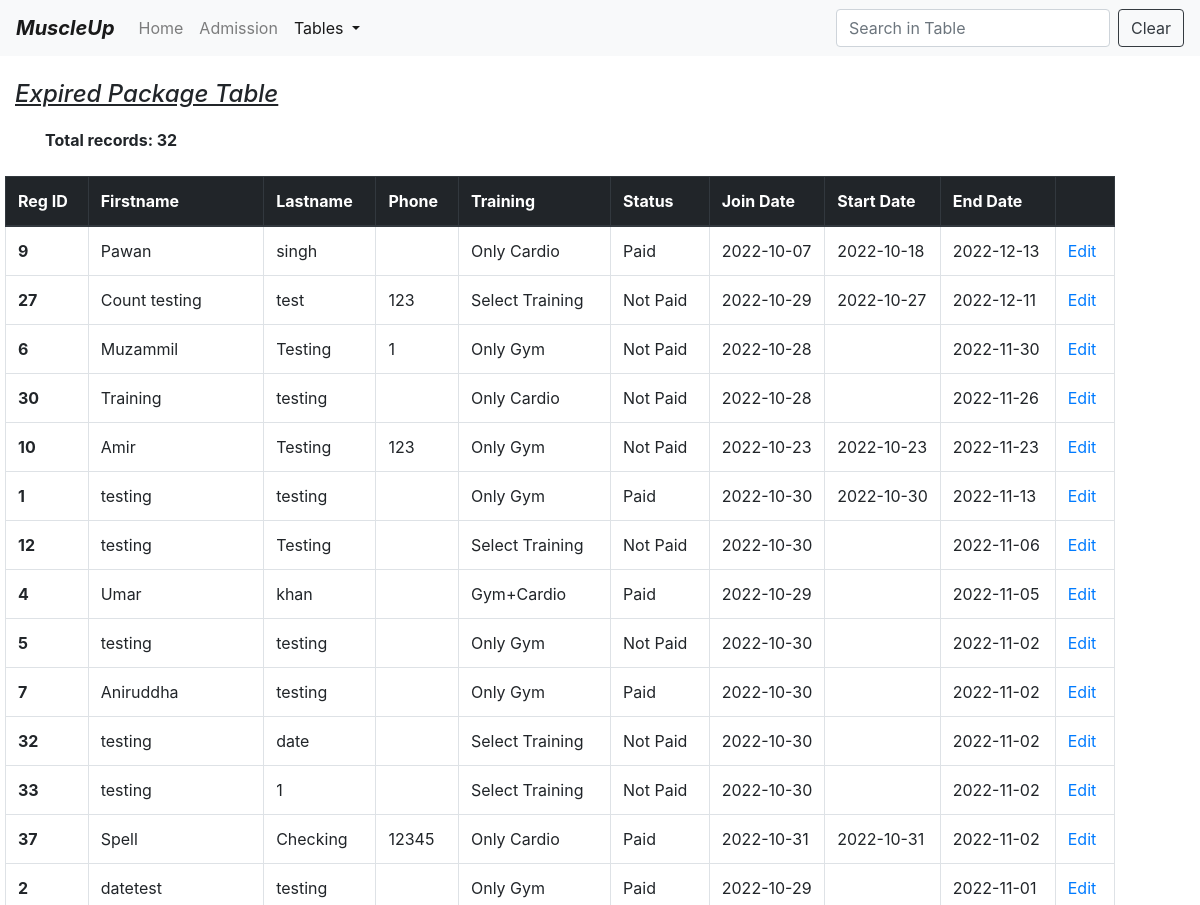
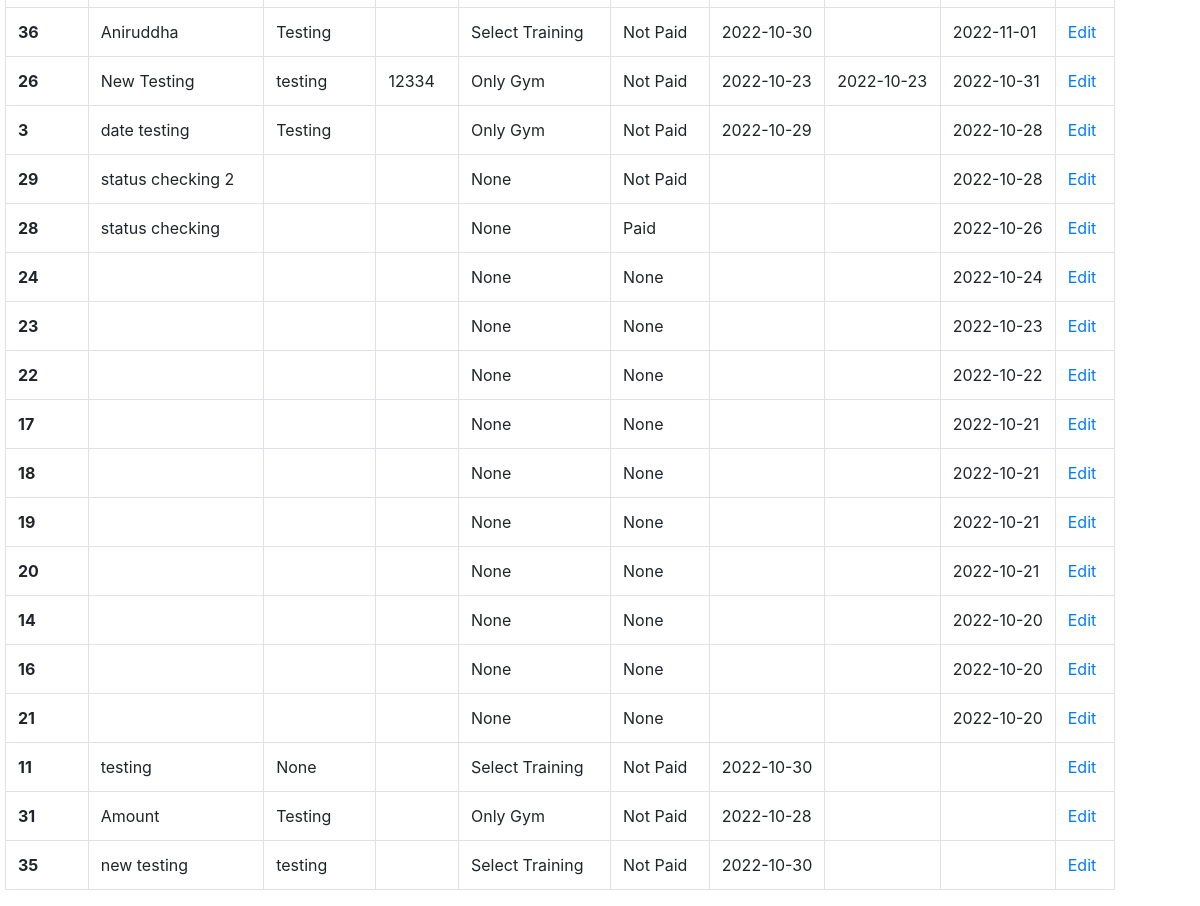
The app's page /expiryTable (signed in), older data (2 pictures, top to bottom).
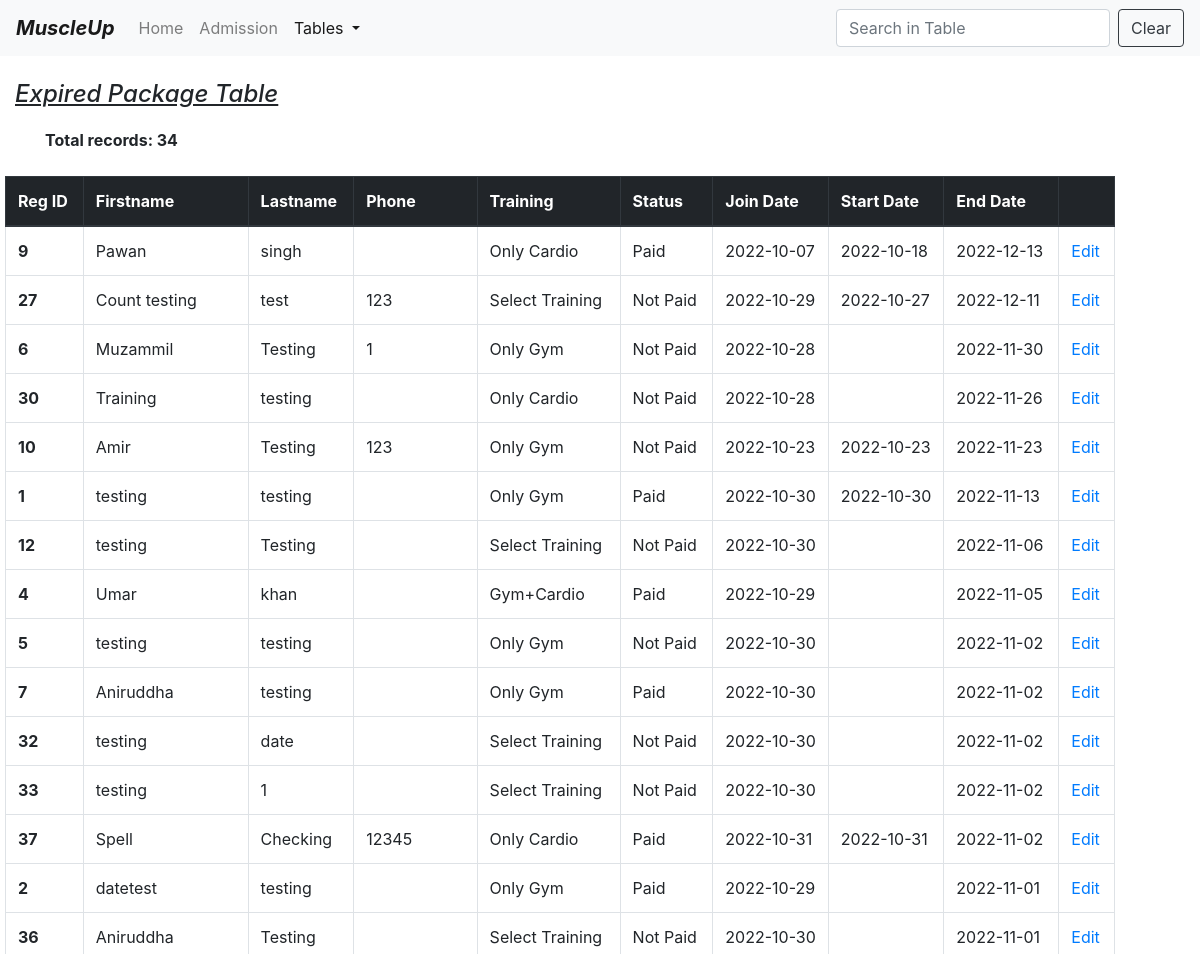
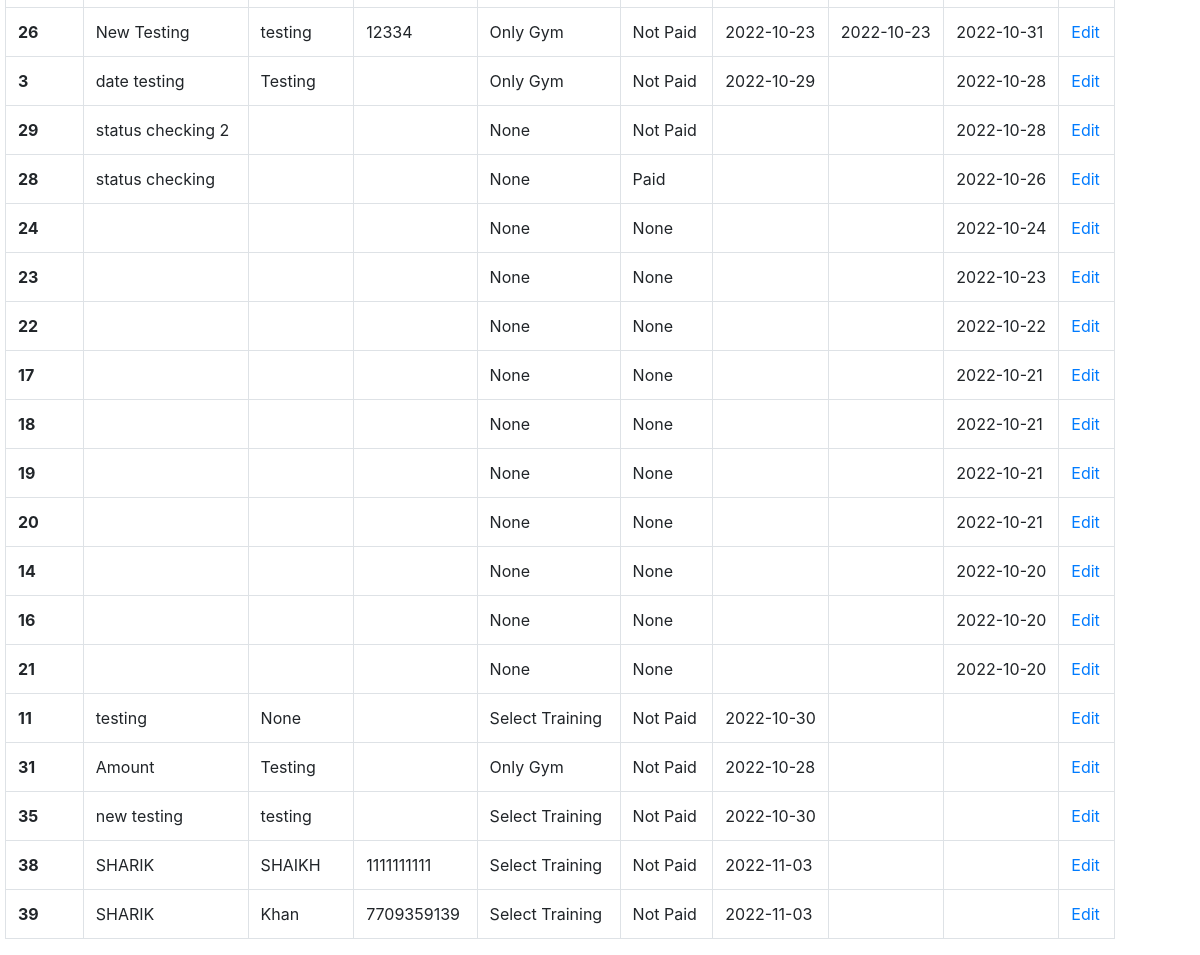
The same page, newer data (2 pictures, top to bottom).
### model.py (models this page shows)
class Members(db.Model):
    id = db.Column(db.Integer, primary_key=True)
    firstname = db.Column(db.String(30))
    lastname = db.Column(db.String(30))
    phoneno = db.Column(db.Integer)
    email = db.Column(db.String(30))
    joindate = db.Column(db.String(11))
    startdate = db.Column(db.String(11))
    enddate = db.Column(db.String(11))
    address = db.Column(db.String(100))
    status = db.Column(db.String(10))
    training = db.Column(db.String(10))
    amount = db.Column(db.Integer)

### app.py (the view)
@app.route("/expiryTable")
def expiry_table():
    try:
        if "username" not in session:
            flash("Please log in first")
            return render_template("login.html")
        today = datetime.datetime.now().date()
        expire = today + datetime.timedelta(days=2)
        total_rows = Members.query.filter(Members.enddate <= expire).count()
        member = Members.query.filter(Members.enddate <= expire).order_by(Members.enddate.desc()).all()
        return render_template('expiryTable.html', member=member, total_rows=total_rows)
    except:
        return make_response("Something went wrong. Call Developer!")

### templates/expiryTable.html (shortened to what this page needs)
<!DOCTYPE html>
<html lang="en">
<head>
    <link href="https://cdn.jsdelivr.net/npm/bootstrap@4.0.0/dist/css/bootstrap.min.css"
 rel="stylesheet">
</head>
<body>
<nav class="navbar navbar-expand-lg navbar-light bg-light">
    <a class="navbar-brand" href="/home"><b><i>MuscleUp</i></b></a>
    <div class="collapse navbar-collapse" id="navbarSupportedContent">
        <ul class="navbar-nav mr-auto">
            <li class="nav-item ">
                <a class="nav-link" href="/home">Home <span class="sr-only">(current)</span></a>
            </li>
            <li class="nav-item">
                <a class="nav-link" href="/form">Admission</a>
            </li>
            <li class="nav-item dropdown active">
                <a aria-expanded="false" aria-haspopup="true" class="nav-link dropdown-toggle" data-toggle="dropdown"
                   href="#"
                   id="navbarDropdown" role="button">
                    Tables
                </a>
            </li>
        </ul>
        <form class="form-inline my-2 my-lg-0">
            <input aria-label="Search" class="form-control mr-sm-2" id="myInput" onkeyup="myFunction()" placeholder="Search in Table"
                   type="search">
            <button class="btn btn-outline-dark my-2 my-sm-0" onclick="document.getElementById('myInput').value = ''">Clear</button>
        </form>
    </div>
</nav>
<br>
<div class="container" >
     <div class="row">
        <div class="col" style="margin-left:-30px">
            <h4><u><i>Expired Package Table</i></u><br></h4>
        </div>
        <br><br>
    </div>
    <div class="row">
        <div class="col">
            <label><strong>Total records: {{total_rows}}</strong></label>
        </div>
        <br><br>
    </div>
    <div class="row">
        <div class="col md-12" style="margin-left:-40px">
            <table class="table table-bordered table-hover " id="myTable">
        <thead class="thead-dark">
        <tr>
            <th scope="col">Reg ID</th>
            <th scope="col">Firstname</th>
            <th scope="col">Lastname</th>
            <th scope="col">Phone</th>
            <th scope="col">Training</th>
            <th scope="col">Status</th>
            <th scope="col" style="width:110px">Join Date</th>
            <th scope="col" style="width:110px">Start Date</th>
            <th scope="col" style="width:110px">End Date</th>
            <th scope="col"></th>
        </tr>
        </thead>
        <tbody>
        {% for i in member %}
        <tr>
            <th scope="row">{{i.id}}</th>
            <td>{{i.firstname}}</td>
            <td>{{i.lastname}}</td>
            <td>{{i.phoneno}}</td>
            <td>{{i.training}}</td>
            <td>{{i.status}}</td>
            <td style="white-space:nowrap">{{i.joindate}}</td>
            <td style="white-space:nowrap">{{i.startdate}}</td>
            <td style="white-space:nowrap">{{i.enddate}}</td>
            <td><a href="/editExpiry/{{i.id}}">Edit</a></td>
        </tr>
        {% endfor %}
        </tbody>
    </table>
        </div>
    </div>
</div>
</body>
</html>

Row changes from the older to the newer data that the page shows:
added Members: id "38", firstname "SHARIK", lastname "SHAIKH", phoneno "1111111111", training "Select Training", status "Not Paid", joindate "2022-11-03"
added Members: id "39", firstname "SHARIK", lastname "Khan", phoneno "7709359139", training "Select Training", status "Not Paid", joindate "2022-11-03"
Text that changed along with them:
{{ total_rows }}: "32" → "34"
